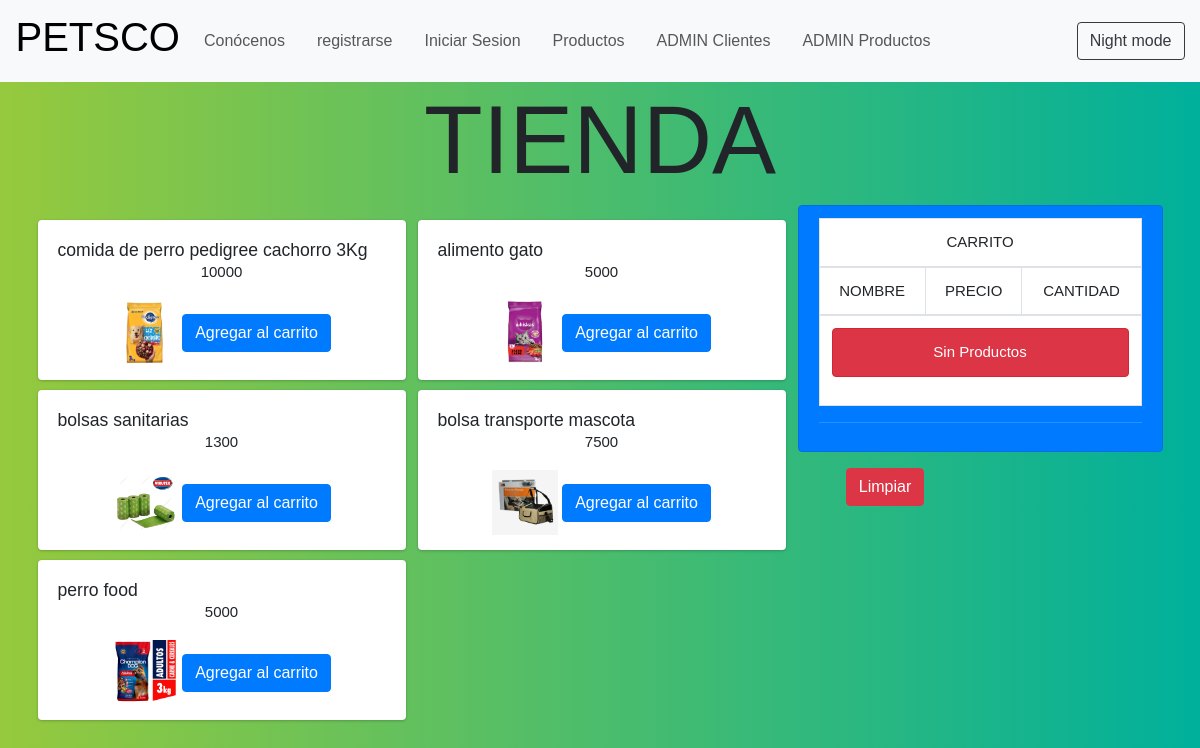
The app's page /tienda/ with its own data.
### ventas/models.py (models this page shows, shortened)
class Producto (models.Model):
    codigo = models.CharField(max_length=255, unique=True, null=True, blank=True)
    descripcion = models.CharField(max_length=255, unique=True, null=False)
    imagen = models.ImageField(upload_to='productos', null=True, blank=True)
    costo = models.PositiveIntegerField(default=0, blank=True)
    cantidad = models.PositiveIntegerField(default=0, blank=True)
    class Meta:
        verbose_name = 'producto'
        verbose_name_plural = 'productos'
        order_with_respect_to = 'descripcion'
        db_table = 'ventas_producto'

### ventas/views.py (the view)
# urls.py: path('tienda/', views.tienda_view, name='Tienda'),
def tienda_view(request):
    productos = Producto.objects.all()
    return render(request, "tienda.html", {'productos':productos})

### ventas/context_processor.py (called while the page is built)
def total_carrito(request):
    total = 0
    if request.user.is_authenticated:
        if "carrito" in request.session.keys():
            for key, value in request.session["carrito"].items():
                if "acumulado" in value:
                    total += int(value["acumulado"])
    return {"total_carrito": total}

### ventas/templates/tienda.html (shortened to what this page needs)
<!DOCTYPE html>
{% extends "index.html" %}
{% load static %}
{% block content %}
<html lang="es">
<body>
    <div class="container">
        <div class="row">
            <div class="col-12 align-self-center"><h1 class="display-1">TIENDA</h1></div>
        </div>
        <div class="row">
            <div class="col-8">
                <div class="row" style="padding: 10px 0;">
                    <div class="col-12">
                        <div class="row">
                            {% for producto in productos %}
                            <div class="col-6">
                                <div class="card" style="height: 10rem; width: 23rem; margin: 5px 0px;">
                                    <div class="card-body">
                                        <h5 class="card-title">{{producto.descripcion}}</h5>
                                        <p class="card-text">{{producto.costo}}</p>
                                        <img src="{{ producto.imagen.url }}" alt="Imagen del producto" style="max-width: 20%; height: auto;">
                                        <a href="{% url 'Add' producto.id %}" class="btn btn-primary">Agregar al carrito</a>
                                    </div>
                                </div>
                            </div>
                            {% endfor %}
                        </div>
                    </div>
                </div>
            </div>
            <div class="col-4">
                {% include "carrito.html" %}
            </div>
        </div>
    </div>
</body>
</html>
{% endblock %}

### ventas/static/repositorio/css/estilos.css (style rules this page uses)
body { background: linear-gradient(to right, #96c93d, #00b09b); }
#aboutusbody { text-align: center; }
* { box-sizing: border-box; }

### ventas/static/index/css/main.css (style rules this page uses)
p , input[type=text] , input[type=date], input[type=number], input[type=password] { font-weight: 100; font-size: 15px; }
body { font-family: Arial, Helvetica, sans-serif !important; }

### records on screen
Producto: descripcion "comida de perro pedigree cachorro 3Kg", costo "10000", imagen (picture)
Producto: descripcion "alimento gato", costo "5000", imagen (picture)
Producto: descripcion "bolsas sanitarias", costo "1300", imagen (picture)
Producto: descripcion "bolsa transporte mascota", costo "7500", imagen (picture)
Producto: descripcion "perro food", costo "5000", imagen (picture)
